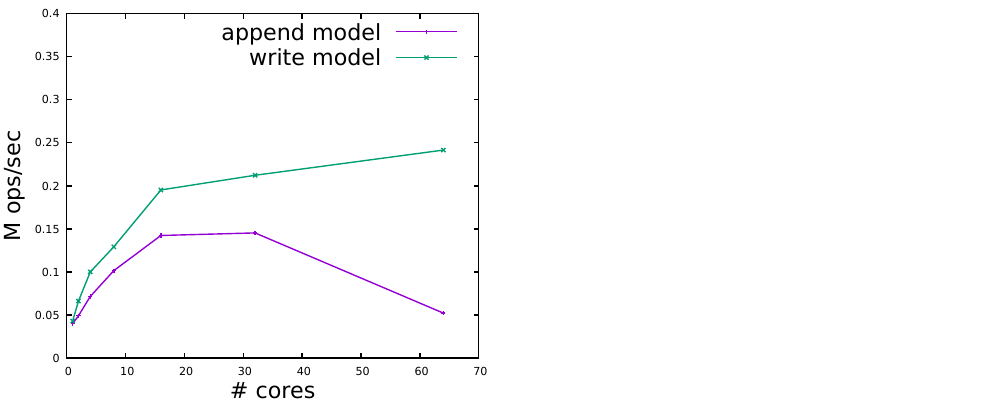

The gnuplot source for this figure:
# LOG_FILE = logs/fxmark/motiv.log
# SYSTEM = Linux saturn02 6.10.0+ #3 SMP PREEMPT_DYNAMIC Sun Dec  8 11:46:50 UTC 2024 x86_64 x86_64 x86_64 GNU/Linux
# DISK_SIZE = 64G
# DURATION = 60s
# DIRECTIO = bufferedio,directio
# MEDIA_TYPES = ssd,hdd,ramdisk,nvme,mem
# FS_TYPES = ext4,xfs,btrfs,
# BENCH_TYPES = DWAL,DWOL,DWOM,DWSL,DWTL,DRBH,DRBM,DRBL
# NCORES = 1,2,4,8,16,24,32,48,64
# CORE_SEQ = 0,1,2,3,4,5,6,7,8,9,10,11,12,13,14,15,16,17,18,19,20,21,22,23,24,25,26,27,28,29,30,31,32,33,34,35,36,37,38,39,40,41,42,43,44,45,46,47,48,49,50,51,52,53,54,55,56,57,58,59,60,61,62,63
# MODEL_NAME = Intel(R) Xeon(R) Gold 6226R CPU @ 2.90GHz
# PHYSICAL_CHIPS = 2
# CORE_PER_CHIP = 16
# SMT_LEVEL = 2
# NUM_TEST_CONF = 1

set term pdfcairo size 10in,4in font ',12' linewidth 2
set_out='set output "`if test -z $OUT; then echo sc.pdf; else echo $OUT; fi`"'
eval set_out
set multiplot layout 1,2
set key top right font ',24'

set xlabel '# cores' font ',24'
set ylabel 'M ops/sec' font ',24'
plot [0:70][0:0.4] 'nvme:append model:DWOL:directio.dat' using 1:2 title 'append model' with lp ps 0.5, 'nvme:write model:DWOL:directio.dat' using 1:2 title 'write model' with lp ps 0.5

unset multiplot
set output
